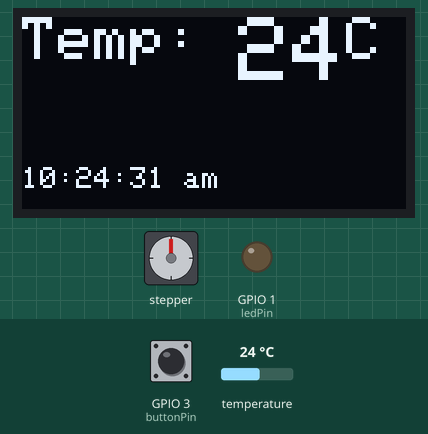
The sketch below on a simulated ESP8266 (NodeMCU). On the bench: 128×64 one-colour display, stepper motor, output pins drawn as LEDs (lit = HIGH). Wiring (inferred from the names in the program): PCF8574 port expander at I2C address 0x20. The test bench sets the inputs (shaded band); at power-on: GPIO 3 (buttonPin) LOW, temperature 24 °C. The local clock reads 2024-03-15 10:24:30 at power-on unless the sketch sets it; stepper angles assume 200 steps per turn; what the sketch prints to the serial monitor is not drawn.

Above: at 1.2 s.
1.3 s: GPIO 3 (buttonPin) pulled HIGH for 0.15 s
At 1.8 s:
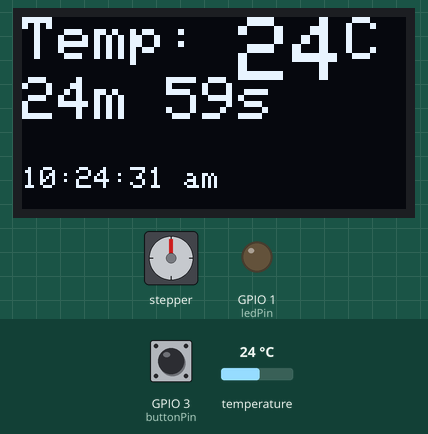
2.0 s: temperature set to 12 °C
At 2.91 s:
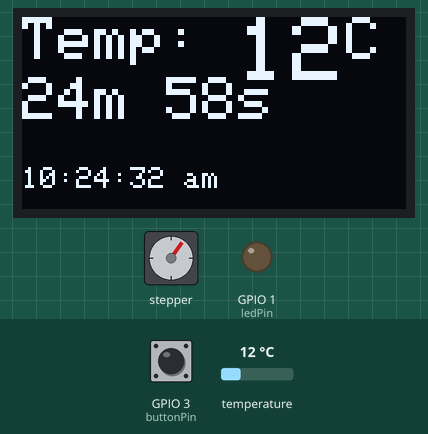
5.0 s: GPIO 3 (buttonPin) pulled HIGH for 1 s
At 7.8 s:
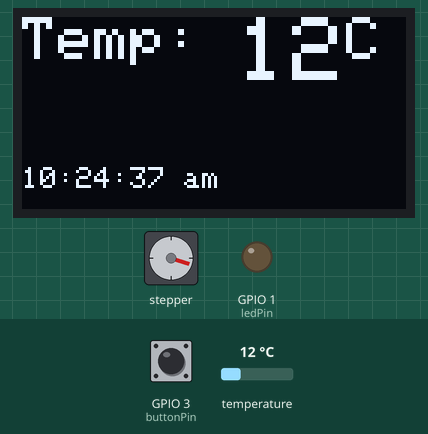
9.0 s: GPIO 3 (buttonPin) pulled HIGH for 0.15 s
At 10.1 s:
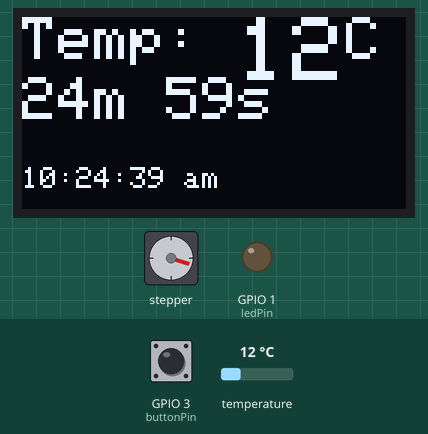
12.1 s: GPIO 3 (buttonPin) pulled HIGH for 3.2 s
At 13.7 s:
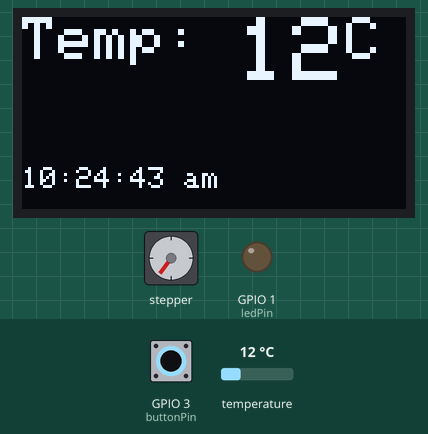
16.8 s: GPIO 3 (buttonPin) pulled HIGH for 0.15 s
At 17.5 s:
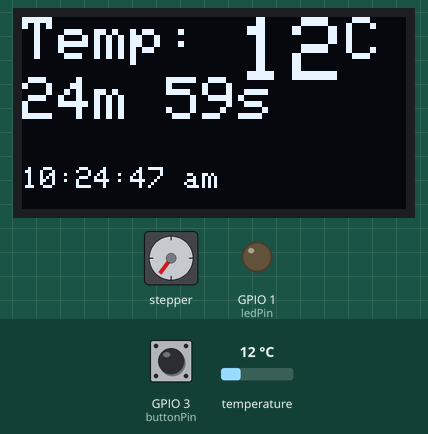
Timing chart, 0 to 20.6 s (numbered marks = the images above; inputs shaded):
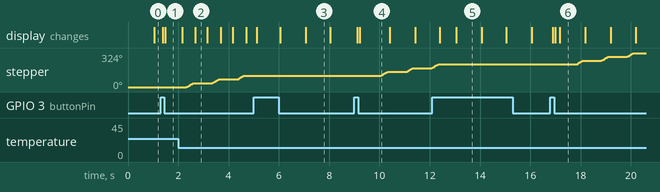

The sketch:

Contador.ino
```cpp
#include "RTClib.h" // Librería RTC
#include <Wire.h>
#include <Adafruit_GFX.h>
#include <Adafruit_SSD1306.h>
#include "AccelStepper.h" //Para motores

// Parte de motores
// Define I2C address of PCF8574
#define PCF8574_ADDRESS 0x20

// Define the motor control pins connected to PCF8574
#define MOTOR3_DIR_PIN 0
#define MOTOR3_STEP_PIN 1
#define MOTOR4_DIR_PIN 2
#define MOTOR4_STEP_PIN 3

// Define stepper motor connections and motor interface type.
// Motor interface type must be set to 1 when using a driver
#define dirPin D0
#define stepPin D1
#define dirPin2 D2
#define stepPin2 D3

#define motorInterfaceType 1

// Create a new instance of the AccelStepper class:
AccelStepper stepper = AccelStepper(motorInterfaceType, stepPin, dirPin);
AccelStepper stepper2 = AccelStepper(motorInterfaceType, stepPin2, dirPin2);

// Variables para el temporizador y los pasos del motor
unsigned long previousMillis = 0;
const long interval = 1000; // Intervalo de 1 segundo
int stepsTaken = 0;

// Function to write to a pin on the PCF8574
void pcf8574Write(int pin, int value) {
  Wire.beginTransmission(PCF8574_ADDRESS);
  static uint8_t pcf8574State = 0xFF;  // All pins HIGH by default
  if (value == LOW) {
    pcf8574State &= ~(1 << pin);
  } else {
    pcf8574State |= (1 << pin);
  }
  Wire.write(pcf8574State);
  Wire.endTransmission();
}

// Function to step the motor
void stepMotor(int dirPin, int stepPin, int steps, int delayTime) {
  // Set direction
  pcf8574Write(dirPin, HIGH);  // Change HIGH/LOW depending on the direction you want
  for (int i = 0; i < steps; i++) {
    pcf8574Write(stepPin, HIGH);
    delayMicroseconds(delayTime);
    pcf8574Write(stepPin, LOW);
    delayMicroseconds(delayTime);
  }
}
// Termina configuración de motores

RTC_DS3231 rtc; // Módulo del reloj

// Definir el ancho y alto de la pantalla OLED
#define SCREEN_WIDTH 128
#define SCREEN_HEIGHT 64
// Dirección I2C de la pantalla OLED
#define OLED_I2C_ADDRESS 0x3C
// Crear una instancia para la pantalla OLED
Adafruit_SSD1306 display(SCREEN_WIDTH, SCREEN_HEIGHT, &Wire, -1);

// Botón
const int buttonPin = D9; //D9
const int ledPin = D10; // Pin del LED D10
bool isRunning = false; // Estado del temporizador
bool lastButtonState = HIGH; // Último estado leído del botón
bool currentButtonState; // Estado actual leído del botón

unsigned long startTime; // Tiempo en el que se inició el temporizador
unsigned long currentTime; // Tiempo actual
unsigned long elapsedTime; // Tiempo transcurrido desde que se inició el temporizador

const unsigned long workDuration = 25 * 60 * 1000; // 25 minutos en milisegundos
const unsigned long breakDuration = 5 * 60 * 1000; // 5 minutos en milisegundos

void setup() {
  pinMode(buttonPin, INPUT);
  pinMode(ledPin, OUTPUT); // Configurar el pin del LED como salida
  Serial.begin(9600);

  // Iniciar RTC
  if (!rtc.begin()) {
    Serial.println("No encontrado RTC");
    Serial.flush();
    while (1) delay(10);
  }

  // Iniciar la pantalla OLED
  if (!display.begin(SSD1306_SWITCHCAPVCC, OLED_I2C_ADDRESS)) {
    Serial.println(F("No se pudo iniciar la pantalla OLED"));
    for (;;);
  }

  // Parte de motores
  Wire.begin();
  // Set all pins as HIGH initially
  pcf8574Write(MOTOR3_DIR_PIN, HIGH);
  pcf8574Write(MOTOR3_STEP_PIN, HIGH);
  pcf8574Write(MOTOR4_DIR_PIN, HIGH);
  pcf8574Write(MOTOR4_STEP_PIN, HIGH);

   // Set the maximum speed and acceleration for the first motor:
  stepper.setMaxSpeed(1000);
  stepper.setAcceleration(500);  // Set lower acceleration for smoother movement

  // Set the maximum speed and acceleration for the second motor:
  stepper2.setMaxSpeed(1000);
  stepper2.setAcceleration(500);  // Set lower acceleration for smoother movement
  // Termina parte de motores
}

void loop() {
  DateTime tiempo = rtc.now();

  char formato1[] = "hh:mm:ss ap";
  Serial.println(tiempo.toString(formato1));

  Serial.println();

  // Temperatura
  Serial.print("Temperatura: ");
  Serial.print(rtc.getTemperature());
  Serial.println(" C");
  Serial.println();

  // Limpiar la pantalla buffer
  display.clearDisplay();

  // Imprimir "Temp:" en tamaño 2
  display.setTextSize(2); // Tamaño del texto ajustado a 2
  display.setTextColor(SSD1306_WHITE);
  display.setCursor(0, 0);
  display.print(F("Temp: "));

  // Imprimir la temperatura en tamaño 3
  display.setTextSize(3); // Tamaño del texto ajustado a 3
  display.print((int)rtc.getTemperature()); // Convertir la temperatura a entero

  // Imprimir "*C" en tamaño 2
  display.setTextSize(2);
  display.println(F("C"));

  // Obtener el estado actual del botón
  currentButtonState = digitalRead(buttonPin);

  // Detecta si el botón ha sido presionado (transición de LOW a HIGH)
  if (currentButtonState == HIGH && lastButtonState == LOW) {
    isRunning = !isRunning; // Alterna el estado del temporizador
    if (isRunning) {
      startTime = millis(); // Guarda el tiempo actual como el inicio del temporizador
      previousMillis = startTime; // Resetea el temporizador para el motor
      stepsTaken = 0; // Resetea los pasos del motor
    } else {
      digitalWrite(ledPin, LOW); // Apagar el LED cuando el temporizador se detenga
    }
  }

  // Actualiza el último estado del botón
  lastButtonState = currentButtonState;

  // Si el temporizador está en funcionamiento, mostrar el tiempo restante
  if (isRunning) {
    currentTime = millis();
    elapsedTime = currentTime - startTime;

    // Calcular el tiempo restante
    unsigned long remainingTime;
    if (elapsedTime < workDuration) {
      remainingTime = workDuration - elapsedTime;
      Serial.print("Tiempo de trabajo restante: ");
    } else if (elapsedTime < workDuration + breakDuration) {
      remainingTime = workDuration + breakDuration - elapsedTime;
      Serial.print("Tiempo de descanso restante: ");
    } else {
      // Reiniciar el ciclo después del descanso
      startTime = millis();
      elapsedTime = 0;
      remainingTime = workDuration;
      Serial.print("Tiempo de trabajo restante: ");
    }

    // Encender el LED cuando queden 5 segundos restantes
    if (remainingTime <= 5000) {
      digitalWrite(ledPin, HIGH);
    } else {
      digitalWrite(ledPin, LOW);
    }

    // Mostrar el tiempo restante en el monitor serial
    unsigned long minutes = (remainingTime / 1000) / 60;
    unsigned long seconds = (remainingTime / 1000) % 60;
    Serial.print(minutes);
    Serial.print(" minutos, ");
    Serial.print(seconds);
    Serial.println(" segundos");

    // Mostrar el tiempo restante en la pantalla OLED
    display.setTextSize(2); // Tamaño del texto ajustado a 2
    display.setTextColor(SSD1306_WHITE);
    display.setCursor(0, 20);
    display.print(minutes);
    display.print("m ");
    display.print(seconds);
    display.println("s");

    // Parte de motores
    // Obtener el tiempo actual
    unsigned long currentMillis = millis();

    // Verificar si es tiempo de mover el motor
    if (currentMillis - previousMillis >= interval) {
      // Guardar el último tiempo que movimos el motor
      previousMillis = currentMillis;

      // Mover el primer motor 20 pasos
      stepper.move(20);
      stepsTaken += 20;

      // Ejecutar el movimiento del motor hasta alcanzar la posición objetivo
      while (stepper.distanceToGo() != 0) {
        stepper.run();
      }

      // Verificar si hemos completado 200 pasos
      if (stepsTaken >= 200) {
        // Resetear el contador de pasos
        stepsTaken = 0;

        // Mover el tercer motor 20 pasos con un retardo de 1000 microsegundos entre pasos
        stepMotor(MOTOR3_DIR_PIN, MOTOR3_STEP_PIN, 20, 1000);
      }
    }
    // Termina parte de motores
  }

  // Imprimir la hora en tamaño 1
  display.setTextSize(1); // Tamaño del texto ajustado a 1
  display.setCursor(0, 50);
  display.println(tiempo.toString(formato1));

  // Enviar el buffer a la pantalla
  display.display();
}
```

Measured:
- after the input at 1.3 s, the display: first changes after 0.08 s (image 1 shows a later state)
- after the input at 5.0 s, stepper: stays 108° (without the input it goes to 109° after 0.34 s); the display: first changes after 0.12 s (image 3 shows a later state)
- after the input at 9.0 s, stepper: turns 36° clockwise in 0.28 s, then 36° clockwise in 0.28 s, then 3° clockwise in 0.03 s; the display: first changes after 0.11 s (image 4 shows a later state)
- after the input at 12.1 s, stepper: goes on until 12.3 s, then stays 216°; the display: first changes after 0.29 s (image 5 shows a later state)
- after the input at 16.8 s, stepper: turns 36° clockwise in 0.28 s, then 36° clockwise in 0.28 s, then 36° clockwise in 0.28 s; the display: first changes after 0.09 s (image 6 shows a later state)
- what the display in image 3 shows lasts 0.9 s, from 7.1 s to 8.0 s
